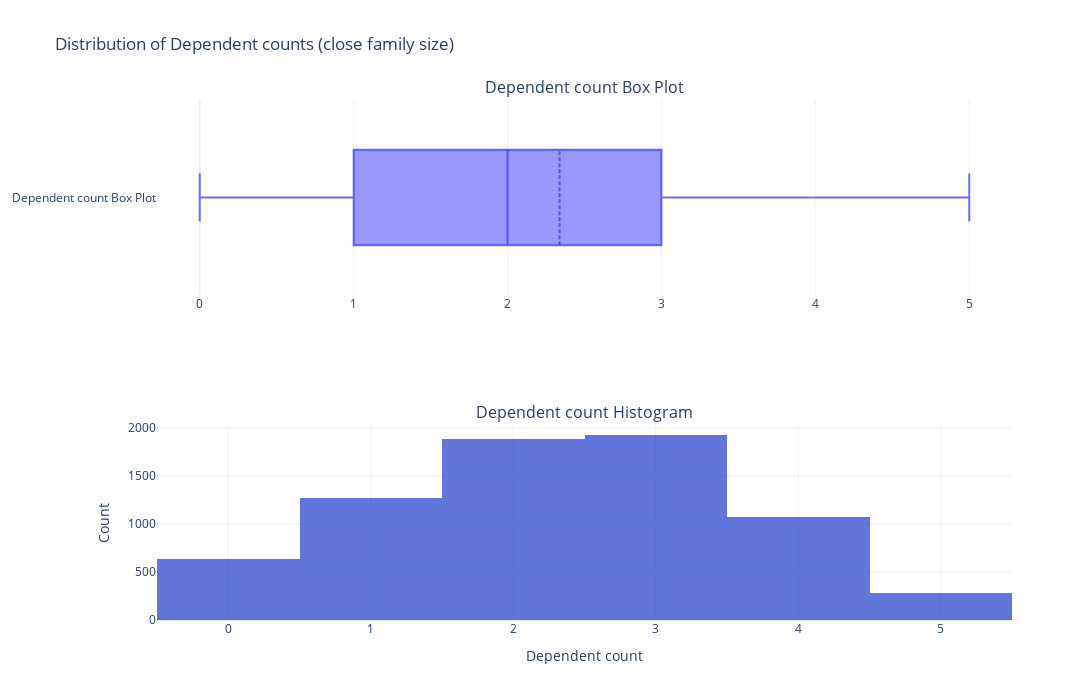

Write notebook code for a chart like this one.
### Code cell
# 1.5 Distribution of Dependent counts (close family size)
fig = make_subplots(
    rows=2, cols=1,
    subplot_titles=["Dependent count Box Plot", "Dependent count Histogram"],
    shared_xaxes=False
)

box_trace = go.Box(x=df['Dependent_count'], name='Dependent count Box Plot', boxmean=True, marker=dict(color='rgba(50, 50, 255, 0.7)'))
fig.add_trace(box_trace, row=1, col=1)

hist_trace = go.Histogram(x=df['Dependent_count'], name='Dependent count Histogram', marker=dict(color='rgba(30, 60, 200, 0.7)'))
fig.add_trace(hist_trace, row=2, col=1)

fig.update_layout(
    height=700, width=1200,
    title_text="Distribution of Dependent counts (close family size)",
    showlegend=False, 
    template='plotly_white',
)

fig.update_xaxes(title_text="Dependent count", row=2, col=1, showgrid=True)
fig.update_yaxes(title_text="Count", row=2, col=1, showgrid=True)

fig.show()

### Figure 1 — Plotly figure (JSON) as saved in the notebook; plotly's stock layout.template omitted (floating-point values rounded to 4 significant figures; data arrays with more than 128 entries replaced by an {"elided": "..."} marker saying what was removed)
{"data": [{"boxmean": true, "marker": {"color": "rgba(50, 50, 255, 0.7)"}, "name": "Dependent count Box Plot", "type": "box", "x": {"elided": "7081 int values"}, "xaxis": "x", "yaxis": "y"}, {"marker": {"color": "rgba(30, 60, 200, 0.7)"}, "name": "Dependent count Histogram", "type": "histogram", "x": {"elided": "7081 int values"}, "xaxis": "x2", "yaxis": "y2"}], "layout": {"annotations": [{"font": {"size": 16}, "showarrow": false, "text": "Dependent count Box Plot", "x": 0.5, "xanchor": "center", "xref": "paper", "y": 1, "yanchor": "bottom", "yref": "paper"}, {"font": {"size": 16}, "showarrow": false, "text": "Dependent count Histogram", "x": 0.5, "xanchor": "center", "xref": "paper", "y": 0.375, "yanchor": "bottom", "yref": "paper"}], "height": 700, "showlegend": false, "title": {"text": "Distribution of Dependent counts (close family size)"}, "width": 1200, "xaxis": {"anchor": "y", "domain": [0, 1]}, "xaxis2": {"anchor": "y2", "domain": [0, 1], "showgrid": true, "title": {"text": "Dependent count"}}, "yaxis": {"anchor": "x", "domain": [0.625, 1]}, "yaxis2": {"anchor": "x2", "domain": [0, 0.375], "showgrid": true, "title": {"text": "Count"}}}}
